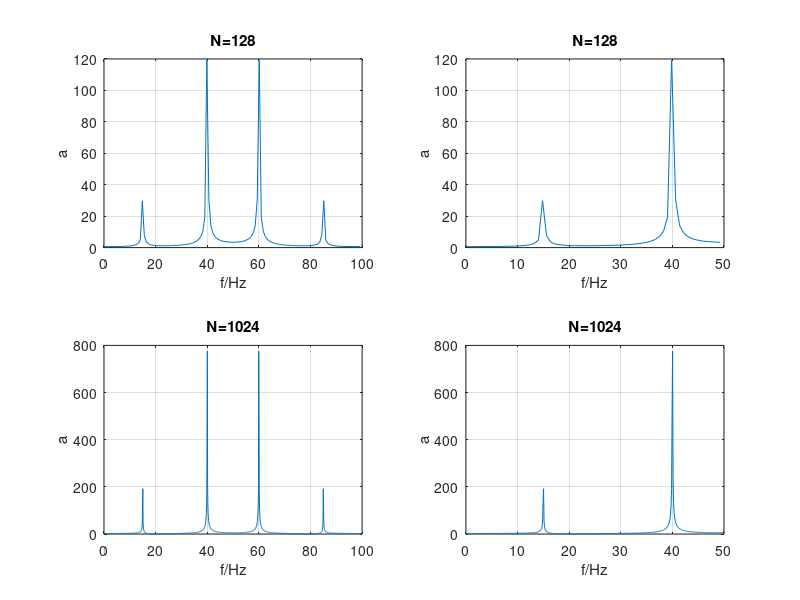

The MATLAB script that drew this image:
%% %????
Fs=100;
t=0:1/Fs:2*pi;
x=sin(2*pi*50*t)+0.5*cos(2*pi*200*t)+0.5*sin(2*pi*270*t);
% %?????
% plot(linspace(0,pi,1024),abs(fft(x,1024)));
% %?????
% figure;
% plot(linspace(0,pi,1024),angle(fft(x,1024))) ;
%% 
clf;
fs=100;N=128;   %?????????
n=0:N-1;t=n/fs;   %????
x=0.5*sin(2*pi*15*t)+2*sin(2*pi*40*t); %??
y=fft(x,N);    %???????Fourier??
mag=abs(y);     %??Fourier??????
f=n*fs/N;    %????
subplot(2,2,1),plot(f,mag);   %????????????
xlabel('f/Hz');
ylabel('a');title('N=128');grid on;
subplot(2,2,2),plot(f(1:N/2),mag(1:N/2)); %??Nyquist????????????
xlabel('f/Hz');
ylabel('a');title('N=128');grid on;
%????????1024????
fs=100;N=1024;n=0:N-1;t=n/fs;
x=0.5*sin(2*pi*15*t)+2*sin(2*pi*40*t); %??
y=fft(x,N);   %???????Fourier??
mag=abs(y);   %??Fourier?????
f=n*fs/N;
subplot(2,2,3),plot(f,mag); %??????????
xlabel('f/Hz');
ylabel('a');title('N=1024');grid on;
subplot(2,2,4)
plot(f(1:N/2),mag(1:N/2)); %??Nyquist????????????
xlabel('f/Hz');
ylabel('a');title('N=1024');grid on;